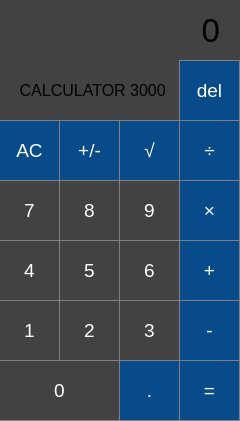
<?xml version="1.0" encoding="UTF-8"?>
<ui version="4.0">
 <class>MainWindow</class>
 <widget class="QMainWindow" name="MainWindow">
  <property name="geometry">
   <rect>
    <x>0</x>
    <y>0</y>
    <width>240</width>
    <height>421</height>
   </rect>
  </property>
  <property name="windowTitle">
   <string>MainWindow</string>
  </property>
  <property name="styleSheet">
   <string notr="true">background-color : #424242;;</string>
  </property>
  <widget class="QWidget" name="centralwidget">
   <widget class="QLabel" name="result">
    <property name="geometry">
     <rect>
      <x>0</x>
      <y>0</y>
      <width>220</width>
      <height>61</height>
     </rect>
    </property>
    <property name="font">
     <font>
      <pointsize>25</pointsize>
     </font>
    </property>
    <property name="styleSheet">
     <string notr="true">QLabel {
  qproperty-alignment: 'AlignVCenter | AlignRight';
  borde-bottom: 1px solid gray;
  color: white; 
}

background-color : dark;</string>
    </property>
    <property name="text">
     <string>0</string>
    </property>
    <property name="alignment">
     <set>Qt::AlignRight|Qt::AlignTrailing|Qt::AlignVCenter</set>
    </property>
   </widget>
   <widget class="QPushButton" name="pushButton_ac">
    <property name="geometry">
     <rect>
      <x>-1</x>
      <y>120</y>
      <width>61</width>
      <height>61</height>
     </rect>
    </property>
    <property name="font">
     <font>
      <pointsize>14</pointsize>
     </font>
    </property>
    <property name="styleSheet">
     <string notr="true">QPushButton {
  background-color: #084B8A;
  color: white; 
  border: 1px solid gray;
}

QPushButton:pressed {
    background-color: qlineargradient(x1: 0, y1: 0, x2: 0, y2: 1,
                                      stop: 0 #084B8A, stop: 1 #045FB4);
}</string>
    </property>
    <property name="text">
     <string>AC</string>
    </property>
   </widget>
   <widget class="QPushButton" name="pushButton_del">
    <property name="geometry">
     <rect>
      <x>179</x>
      <y>60</y>
      <width>61</width>
      <height>61</height>
     </rect>
    </property>
    <property name="font">
     <font>
      <pointsize>14</pointsize>
     </font>
    </property>
    <property name="styleSheet">
     <string notr="true">QPushButton {
  background-color: #084B8A;
  color: white; 
  border: 1px solid gray;
}

QPushButton:pressed {
    background-color: qlineargradient(x1: 0, y1: 0, x2: 0, y2: 1,
                                      stop: 0 #084B8A, stop: 1 #045FB4);
}</string>
    </property>
    <property name="text">
     <string>del</string>
    </property>
   </widget>
   <widget class="QPushButton" name="pushButton_sqrt">
    <property name="geometry">
     <rect>
      <x>119</x>
      <y>120</y>
      <width>61</width>
      <height>61</height>
     </rect>
    </property>
    <property name="font">
     <font>
      <pointsize>14</pointsize>
     </font>
    </property>
    <property name="styleSheet">
     <string notr="true">QPushButton {
  background-color: #084B8A;
  color: white; 
  border: 1px solid gray;
}

QPushButton:pressed {
    background-color: qlineargradient(x1: 0, y1: 0, x2: 0, y2: 1,
                                      stop: 0 #084B8A, stop: 1 #045FB4);
}</string>
    </property>
    <property name="text">
     <string>√</string>
    </property>
   </widget>
   <widget class="QPushButton" name="pushButton_divide">
    <property name="geometry">
     <rect>
      <x>179</x>
      <y>120</y>
      <width>61</width>
      <height>61</height>
     </rect>
    </property>
    <property name="font">
     <font>
      <pointsize>14</pointsize>
     </font>
    </property>
    <property name="styleSheet">
     <string notr="true">QPushButton {
  background-color: #084B8A;
  color: white; 
  border: 1px solid gray;
}

QPushButton:pressed {
    background-color: qlineargradient(x1: 0, y1: 0, x2: 0, y2: 1,
                                      stop: 0 #084B8A, stop: 1 #045FB4);
}</string>
    </property>
    <property name="text">
     <string>÷</string>
    </property>
   </widget>
   <widget class="QPushButton" name="pushButton_7">
    <property name="geometry">
     <rect>
      <x>-1</x>
      <y>180</y>
      <width>61</width>
      <height>61</height>
     </rect>
    </property>
    <property name="font">
     <font>
      <pointsize>14</pointsize>
     </font>
    </property>
    <property name="styleSheet">
     <string notr="true">QPushButton {
   border: 1px solid gray;
  color: white; 
}
QPushButton:pressed {
    background-color: qlineargradient(x1: 0, y1: 0, x2: 0, y2: 1,
                                      stop: 0 #424242, stop: 1 #6E6E6E); 
}
</string>
    </property>
    <property name="text">
     <string>7</string>
    </property>
   </widget>
   <widget class="QPushButton" name="pushButton_9">
    <property name="geometry">
     <rect>
      <x>119</x>
      <y>180</y>
      <width>61</width>
      <height>61</height>
     </rect>
    </property>
    <property name="font">
     <font>
      <pointsize>14</pointsize>
     </font>
    </property>
    <property name="styleSheet">
     <string notr="true">QPushButton {
   border: 1px solid gray;
  color: white; 
}
QPushButton:pressed {
    background-color: qlineargradient(x1: 0, y1: 0, x2: 0, y2: 1,
                                      stop: 0 #424242, stop: 1 #6E6E6E); 
}
</string>
    </property>
    <property name="text">
     <string>9</string>
    </property>
   </widget>
   <widget class="QPushButton" name="pushButton_8">
    <property name="geometry">
     <rect>
      <x>59</x>
      <y>180</y>
      <width>61</width>
      <height>61</height>
     </rect>
    </property>
    <property name="font">
     <font>
      <pointsize>14</pointsize>
     </font>
    </property>
    <property name="styleSheet">
     <string notr="true">QPushButton {
   border: 1px solid gray;
  color: white; 
}
QPushButton:pressed {
    background-color: qlineargradient(x1: 0, y1: 0, x2: 0, y2: 1,
                                      stop: 0 #424242, stop: 1 #6E6E6E); 
}
</string>
    </property>
    <property name="text">
     <string>8</string>
    </property>
   </widget>
   <widget class="QPushButton" name="pushButton_mult">
    <property name="geometry">
     <rect>
      <x>179</x>
      <y>180</y>
      <width>61</width>
      <height>61</height>
     </rect>
    </property>
    <property name="font">
     <font>
      <pointsize>14</pointsize>
     </font>
    </property>
    <property name="styleSheet">
     <string notr="true">QPushButton {
  background-color: #084B8A;
  color: white; 
  border: 1px solid gray;
}

QPushButton:pressed {
    background-color: qlineargradient(x1: 0, y1: 0, x2: 0, y2: 1,
                                      stop: 0 #084B8A, stop: 1 #045FB4);
}</string>
    </property>
    <property name="text">
     <string>×</string>
    </property>
   </widget>
   <widget class="QPushButton" name="pushButton_4">
    <property name="geometry">
     <rect>
      <x>-1</x>
      <y>240</y>
      <width>61</width>
      <height>61</height>
     </rect>
    </property>
    <property name="font">
     <font>
      <pointsize>14</pointsize>
     </font>
    </property>
    <property name="styleSheet">
     <string notr="true">QPushButton {
   border: 1px solid gray;
  color: white; 
}
QPushButton:pressed {
    background-color: qlineargradient(x1: 0, y1: 0, x2: 0, y2: 1,
                                      stop: 0 #424242, stop: 1 #6E6E6E); 
}
</string>
    </property>
    <property name="text">
     <string>4</string>
    </property>
   </widget>
   <widget class="QPushButton" name="pushButton_6">
    <property name="geometry">
     <rect>
      <x>119</x>
      <y>240</y>
      <width>61</width>
      <height>61</height>
     </rect>
    </property>
    <property name="font">
     <font>
      <pointsize>14</pointsize>
     </font>
    </property>
    <property name="styleSheet">
     <string notr="true">QPushButton {
   border: 1px solid gray;
  color: white; 
}
QPushButton:pressed {
    background-color: qlineargradient(x1: 0, y1: 0, x2: 0, y2: 1,
                                      stop: 0 #424242, stop: 1 #6E6E6E); 
}
</string>
    </property>
    <property name="text">
     <string>6</string>
    </property>
   </widget>
   <widget class="QPushButton" name="pushButton_5">
    <property name="geometry">
     <rect>
      <x>59</x>
      <y>240</y>
      <width>61</width>
      <height>61</height>
     </rect>
    </property>
    <property name="font">
     <font>
      <pointsize>14</pointsize>
     </font>
    </property>
    <property name="styleSheet">
     <string notr="true">QPushButton {
   border: 1px solid gray;
  color: white; 
}
QPushButton:pressed {
    background-color: qlineargradient(x1: 0, y1: 0, x2: 0, y2: 1,
                                      stop: 0 #424242, stop: 1 #6E6E6E); 
}
</string>
    </property>
    <property name="text">
     <string>5</string>
    </property>
   </widget>
   <widget class="QPushButton" name="pushButton_plus">
    <property name="geometry">
     <rect>
      <x>179</x>
      <y>240</y>
      <width>61</width>
      <height>61</height>
     </rect>
    </property>
    <property name="font">
     <font>
      <pointsize>14</pointsize>
     </font>
    </property>
    <property name="styleSheet">
     <string notr="true">QPushButton {
  background-color: #084B8A;
  color: white; 
  border: 1px solid gray;
}

QPushButton:pressed {
    background-color: qlineargradient(x1: 0, y1: 0, x2: 0, y2: 1,
                                      stop: 0 #084B8A, stop: 1 #045FB4);
}</string>
    </property>
    <property name="text">
     <string>+</string>
    </property>
   </widget>
   <widget class="QPushButton" name="pushButton_equal">
    <property name="geometry">
     <rect>
      <x>179</x>
      <y>360</y>
      <width>61</width>
      <height>61</height>
     </rect>
    </property>
    <property name="font">
     <font>
      <pointsize>14</pointsize>
     </font>
    </property>
    <property name="styleSheet">
     <string notr="true">QPushButton {
  background-color: #084B8A;
  color: white; 
  border: 1px solid gray;
}

QPushButton:pressed {
    background-color: qlineargradient(x1: 0, y1: 0, x2: 0, y2: 1,
                                      stop: 0 #084B8A, stop: 1 #045FB4);
}</string>
    </property>
    <property name="text">
     <string>=</string>
    </property>
   </widget>
   <widget class="QPushButton" name="pushButton_dot">
    <property name="geometry">
     <rect>
      <x>119</x>
      <y>360</y>
      <width>61</width>
      <height>61</height>
     </rect>
    </property>
    <property name="font">
     <font>
      <pointsize>14</pointsize>
     </font>
    </property>
    <property name="styleSheet">
     <string notr="true">QPushButton {
  background-color: #084B8A;
  color: white; 
  border: 1px solid gray;
}

QPushButton:pressed {
    background-color: qlineargradient(x1: 0, y1: 0, x2: 0, y2: 1,
                                      stop: 0 #084B8A, stop: 1 #045FB4);
}</string>
    </property>
    <property name="text">
     <string>.</string>
    </property>
   </widget>
   <widget class="QPushButton" name="pushButton_2">
    <property name="geometry">
     <rect>
      <x>59</x>
      <y>300</y>
      <width>61</width>
      <height>61</height>
     </rect>
    </property>
    <property name="font">
     <font>
      <pointsize>14</pointsize>
     </font>
    </property>
    <property name="styleSheet">
     <string notr="true">QPushButton {
   border: 1px solid gray;
  color: white; 
}
QPushButton:pressed {
    background-color: qlineargradient(x1: 0, y1: 0, x2: 0, y2: 1,
                                      stop: 0 #424242, stop: 1 #6E6E6E); 
}
</string>
    </property>
    <property name="text">
     <string>2</string>
    </property>
   </widget>
   <widget class="QPushButton" name="pushButton_minus">
    <property name="geometry">
     <rect>
      <x>179</x>
      <y>300</y>
      <width>61</width>
      <height>61</height>
     </rect>
    </property>
    <property name="font">
     <font>
      <pointsize>14</pointsize>
     </font>
    </property>
    <property name="styleSheet">
     <string notr="true">QPushButton {
  background-color: #084B8A;
  color: white; 
  border: 1px solid gray;
}

QPushButton:pressed {
    background-color: qlineargradient(x1: 0, y1: 0, x2: 0, y2: 1,
                                      stop: 0 #084B8A, stop: 1 #045FB4);
}</string>
    </property>
    <property name="text">
     <string>-</string>
    </property>
   </widget>
   <widget class="QPushButton" name="pushButton_1">
    <property name="geometry">
     <rect>
      <x>-1</x>
      <y>300</y>
      <width>61</width>
      <height>61</height>
     </rect>
    </property>
    <property name="font">
     <font>
      <pointsize>14</pointsize>
     </font>
    </property>
    <property name="styleSheet">
     <string notr="true">QPushButton {
   border: 1px solid gray;
  color: white; 
}
QPushButton:pressed {
    background-color: qlineargradient(x1: 0, y1: 0, x2: 0, y2: 1,
                                      stop: 0 #424242, stop: 1 #6E6E6E); 
}
</string>
    </property>
    <property name="text">
     <string>1</string>
    </property>
   </widget>
   <widget class="QPushButton" name="pushButton_3">
    <property name="geometry">
     <rect>
      <x>119</x>
      <y>300</y>
      <width>61</width>
      <height>61</height>
     </rect>
    </property>
    <property name="font">
     <font>
      <pointsize>14</pointsize>
     </font>
    </property>
    <property name="styleSheet">
     <string notr="true">QPushButton {
   border: 1px solid gray;
  color: white; 
}
QPushButton:pressed {
    background-color: qlineargradient(x1: 0, y1: 0, x2: 0, y2: 1,
                                      stop: 0 #424242, stop: 1 #6E6E6E); 
}
</string>
    </property>
    <property name="text">
     <string>3</string>
    </property>
   </widget>
   <widget class="QPushButton" name="pushButton_0">
    <property name="geometry">
     <rect>
      <x>-1</x>
      <y>360</y>
      <width>121</width>
      <height>61</height>
     </rect>
    </property>
    <property name="font">
     <font>
      <pointsize>14</pointsize>
     </font>
    </property>
    <property name="styleSheet">
     <string notr="true">QPushButton {
   border: 1px solid gray;
  color: white; 
}
QPushButton:pressed {
    background-color: qlineargradient(x1: 0, y1: 0, x2: 0, y2: 1,
                                      stop: 0 #424242, stop: 1 #6E6E6E); 
}
</string>
    </property>
    <property name="text">
     <string>0</string>
    </property>
   </widget>
   <widget class="QPushButton" name="pushButton_sign">
    <property name="geometry">
     <rect>
      <x>59</x>
      <y>120</y>
      <width>61</width>
      <height>61</height>
     </rect>
    </property>
    <property name="font">
     <font>
      <pointsize>14</pointsize>
     </font>
    </property>
    <property name="styleSheet">
     <string notr="true">QPushButton {
  background-color: #084B8A;
  color: white; 
  border: 1px solid gray;
}

QPushButton:pressed {
    background-color: qlineargradient(x1: 0, y1: 0, x2: 0, y2: 1,
                                      stop: 0 #084B8A, stop: 1 #045FB4);
}</string>
    </property>
    <property name="text">
     <string>+/-</string>
    </property>
   </widget>
   <widget class="QLabel" name="label">
    <property name="geometry">
     <rect>
      <x>10</x>
      <y>60</y>
      <width>161</width>
      <height>60</height>
     </rect>
    </property>
    <property name="font">
     <font>
      <pointsize>12</pointsize>
     </font>
    </property>
    <property name="text">
     <string> CALCULATOR 3000</string>
    </property>
    <property name="alignment">
     <set>Qt::AlignCenter</set>
    </property>
   </widget>
  </widget>
 </widget>
 <resources/>
 <connections/>
</ui>
